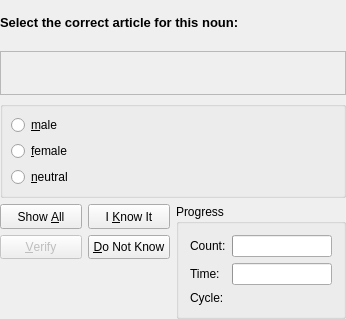
<ui version="4.0" >
 <author>Peter Hedlund &lt;peter.hedlund@kdemail.net></author>
 <class>ArtQueryDlgForm</class>
 <widget class="QWidget" name="ArtQueryDlgForm" >
  <property name="geometry" >
   <rect>
    <x>0</x>
    <y>0</y>
    <width>346</width>
    <height>319</height>
   </rect>
  </property>
  <property name="sizePolicy" >
   <sizepolicy vsizetype="Minimum" hsizetype="MinimumExpanding" >
    <horstretch>0</horstretch>
    <verstretch>0</verstretch>
   </sizepolicy>
  </property>
  <layout class="QGridLayout" >
   <property name="leftMargin" >
    <number>0</number>
   </property>
   <property name="topMargin" >
    <number>0</number>
   </property>
   <property name="rightMargin" >
    <number>0</number>
   </property>
   <property name="bottomMargin" >
    <number>0</number>
   </property>
   <property name="horizontalSpacing" >
    <number>6</number>
   </property>
   <property name="verticalSpacing" >
    <number>6</number>
   </property>
   <item row="2" column="0" >
    <widget class="QGroupBox" name="artGroup" >
     <property name="title" >
      <string/>
     </property>
     <layout class="QVBoxLayout" >
      <property name="spacing" >
       <number>6</number>
      </property>
      <property name="leftMargin" >
       <number>8</number>
      </property>
      <property name="topMargin" >
       <number>8</number>
      </property>
      <property name="rightMargin" >
       <number>8</number>
      </property>
      <property name="bottomMargin" >
       <number>8</number>
      </property>
      <item>
       <widget class="QRadioButton" name="maleRadio" >
        <property name="text" >
         <string>&amp;male</string>
        </property>
       </widget>
      </item>
      <item>
       <widget class="QRadioButton" name="femaleRadio" >
        <property name="text" >
         <string>&amp;female</string>
        </property>
       </widget>
      </item>
      <item>
       <widget class="QRadioButton" name="neutralRadio" >
        <property name="text" >
         <string>&amp;neutral</string>
        </property>
       </widget>
      </item>
     </layout>
    </widget>
   </item>
   <item row="3" column="0" >
    <layout class="QGridLayout" >
     <property name="leftMargin" >
      <number>0</number>
     </property>
     <property name="topMargin" >
      <number>0</number>
     </property>
     <property name="rightMargin" >
      <number>0</number>
     </property>
     <property name="bottomMargin" >
      <number>0</number>
     </property>
     <property name="horizontalSpacing" >
      <number>6</number>
     </property>
     <property name="verticalSpacing" >
      <number>6</number>
     </property>
     <item rowspan="2" row="0" column="1" >
      <widget class="QGroupBox" name="progressgroup" >
       <property name="sizePolicy" >
        <sizepolicy vsizetype="Minimum" hsizetype="Minimum" >
         <horstretch>0</horstretch>
         <verstretch>0</verstretch>
        </sizepolicy>
       </property>
       <property name="title" >
        <string>Progress</string>
       </property>
       <layout class="QGridLayout" >
        <property name="leftMargin" >
         <number>11</number>
        </property>
        <property name="topMargin" >
         <number>11</number>
        </property>
        <property name="rightMargin" >
         <number>11</number>
        </property>
        <property name="bottomMargin" >
         <number>11</number>
        </property>
        <property name="horizontalSpacing" >
         <number>6</number>
        </property>
        <property name="verticalSpacing" >
         <number>6</number>
        </property>
        <item row="0" column="1" >
         <widget class="QProgressBar" name="countbar" >
          <property name="orientation" >
           <enum>Qt::Horizontal</enum>
          </property>
         </widget>
        </item>
        <item row="1" column="1" >
         <widget class="QProgressBar" name="timebar" >
          <property name="orientation" >
           <enum>Qt::Horizontal</enum>
          </property>
         </widget>
        </item>
        <item row="0" column="0" >
         <widget class="QLabel" name="countlabel" >
          <property name="sizePolicy" >
           <sizepolicy vsizetype="Preferred" hsizetype="Preferred" >
            <horstretch>0</horstretch>
            <verstretch>0</verstretch>
           </sizepolicy>
          </property>
          <property name="text" >
           <string>Count:</string>
          </property>
         </widget>
        </item>
        <item row="1" column="0" >
         <widget class="QLabel" name="timelabel" >
          <property name="sizePolicy" >
           <sizepolicy vsizetype="Preferred" hsizetype="Preferred" >
            <horstretch>0</horstretch>
            <verstretch>0</verstretch>
           </sizepolicy>
          </property>
          <property name="text" >
           <string>Time:</string>
          </property>
         </widget>
        </item>
        <item row="2" column="0" >
         <widget class="QLabel" name="Cyclelabel" >
          <property name="sizePolicy" >
           <sizepolicy vsizetype="Preferred" hsizetype="Preferred" >
            <horstretch>0</horstretch>
            <verstretch>0</verstretch>
           </sizepolicy>
          </property>
          <property name="frameShape" >
           <enum>QFrame::NoFrame</enum>
          </property>
          <property name="text" >
           <string>Cycle:</string>
          </property>
         </widget>
        </item>
        <item row="2" column="1" >
         <widget class="QLabel" name="progCount" >
          <property name="sizePolicy" >
           <sizepolicy vsizetype="Minimum" hsizetype="Preferred" >
            <horstretch>0</horstretch>
            <verstretch>0</verstretch>
           </sizepolicy>
          </property>
         </widget>
        </item>
       </layout>
      </widget>
     </item>
     <item row="0" column="0" >
      <layout class="QGridLayout" >
       <property name="leftMargin" >
        <number>0</number>
       </property>
       <property name="topMargin" >
        <number>0</number>
       </property>
       <property name="rightMargin" >
        <number>0</number>
       </property>
       <property name="bottomMargin" >
        <number>0</number>
       </property>
       <property name="horizontalSpacing" >
        <number>6</number>
       </property>
       <property name="verticalSpacing" >
        <number>6</number>
       </property>
       <item row="1" column="0" >
        <widget class="QPushButton" name="verify" >
         <property name="enabled" >
          <bool>false</bool>
         </property>
         <property name="sizePolicy" >
          <sizepolicy vsizetype="Minimum" hsizetype="Minimum" >
           <horstretch>0</horstretch>
           <verstretch>0</verstretch>
          </sizepolicy>
         </property>
         <property name="text" >
          <string>&amp;Verify</string>
         </property>
        </widget>
       </item>
       <item row="0" column="1" >
        <widget class="QPushButton" name="know_it" >
         <property name="sizePolicy" >
          <sizepolicy vsizetype="Minimum" hsizetype="Minimum" >
           <horstretch>0</horstretch>
           <verstretch>0</verstretch>
          </sizepolicy>
         </property>
         <property name="text" >
          <string>I &amp;Know It</string>
         </property>
        </widget>
       </item>
       <item row="0" column="0" >
        <widget class="QPushButton" name="show_all" >
         <property name="sizePolicy" >
          <sizepolicy vsizetype="Minimum" hsizetype="Minimum" >
           <horstretch>0</horstretch>
           <verstretch>0</verstretch>
          </sizepolicy>
         </property>
         <property name="text" >
          <string>Show &amp;All</string>
         </property>
        </widget>
       </item>
       <item row="1" column="1" >
        <widget class="QPushButton" name="dont_know" >
         <property name="sizePolicy" >
          <sizepolicy vsizetype="Minimum" hsizetype="Minimum" >
           <horstretch>0</horstretch>
           <verstretch>0</verstretch>
          </sizepolicy>
         </property>
         <property name="text" >
          <string>&amp;Do Not Know</string>
         </property>
        </widget>
       </item>
      </layout>
     </item>
     <item row="1" column="0" >
      <widget class="QLabel" name="status" >
       <property name="sizePolicy" >
        <sizepolicy vsizetype="Minimum" hsizetype="Expanding" >
         <horstretch>0</horstretch>
         <verstretch>0</verstretch>
        </sizepolicy>
       </property>
       <property name="frameShadow" >
        <enum>QFrame::Plain</enum>
       </property>
       <property name="text" >
        <string/>
       </property>
      </widget>
     </item>
    </layout>
   </item>
   <item row="1" column="0" >
    <widget class="QLabel" name="orgField" >
     <property name="sizePolicy" >
      <sizepolicy vsizetype="Minimum" hsizetype="Expanding" >
       <horstretch>0</horstretch>
       <verstretch>0</verstretch>
      </sizepolicy>
     </property>
     <property name="frameShape" >
      <enum>QFrame::StyledPanel</enum>
     </property>
     <property name="frameShadow" >
      <enum>QFrame::Plain</enum>
     </property>
     <property name="text" >
      <string/>
     </property>
    </widget>
   </item>
   <item row="0" column="0" >
    <widget class="QLabel" name="TextLabel1" >
     <property name="font" >
      <font>
       <family>Tahoma</family>
       <pointsize>10</pointsize>
       <weight>75</weight>
       <italic>false</italic>
       <bold>true</bold>
       <underline>false</underline>
       <strikeout>false</strikeout>
      </font>
     </property>
     <property name="text" >
      <string>Select the correct article for this noun:</string>
     </property>
    </widget>
   </item>
  </layout>
 </widget>
 <layoutdefault spacing="6" margin="11" />
 <tabstops>
  <tabstop>maleRadio</tabstop>
  <tabstop>femaleRadio</tabstop>
  <tabstop>neutralRadio</tabstop>
  <tabstop>show_all</tabstop>
  <tabstop>verify</tabstop>
  <tabstop>know_it</tabstop>
  <tabstop>dont_know</tabstop>
 </tabstops>
 <resources/>
 <connections/>
</ui>
